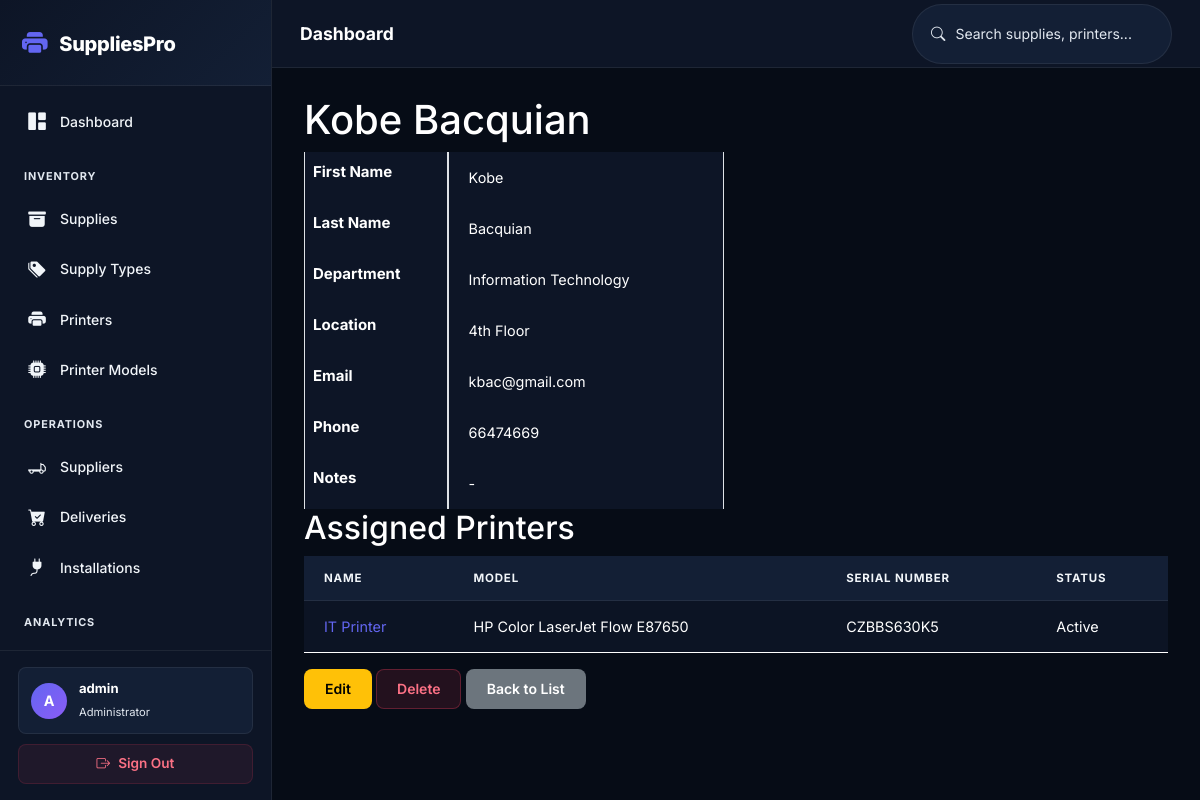
The page /custodians/2/ (signed in) on the database its author committed.
### inventory/models.py (models this page shows, shortened)
class User(AbstractUser):
    ROLE_CHOICES = [
        ('admin', 'Administrator'),
        ('manager', 'Manager'),
    ]
    role = models.CharField(max_length=20, choices=ROLE_CHOICES, default='manager')
    phone = models.CharField(max_length=20, blank=True)
    class Meta:
        verbose_name = 'User'
        verbose_name_plural = 'Users'

class Custodian(models.Model):
    first_name = models.CharField(max_length=100)
    last_name = models.CharField(max_length=100)
    department = models.ForeignKey(Department, on_delete=models.SET_NULL, null=True, blank=True, related_name='custodians')
    location = models.ForeignKey(Location, on_delete=models.SET_NULL, null=True, blank=True, related_name='custodians')
    email = models.EmailField(blank=True)
    phone = models.CharField(max_length=20, blank=True)
    notes = models.TextField(blank=True)
    is_active = models.BooleanField(default=True)
    created_at = models.DateTimeField(auto_now_add=True)
    updated_at = models.DateTimeField(auto_now=True)
    class Meta:
        ordering = ['last_name', 'first_name']
        constraints = [
            models.UniqueConstraint(fields=['first_name', 'last_name'], name='unique_custodian')
        ]
        verbose_name = 'Custodian'
        verbose_name_plural = 'Custodians'
    @property
    def full_name(self):
        return f"{self.first_name} {self.last_name}"

class Department(models.Model):
    name = models.CharField(max_length=100, unique=True)
    description = models.TextField(blank=True)
    is_active = models.BooleanField(default=True)
    created_at = models.DateTimeField(auto_now_add=True)
    updated_at = models.DateTimeField(auto_now=True)
    class Meta:
        ordering = ['name']
        verbose_name = 'Department'
        verbose_name_plural = 'Departments'

class Location(models.Model):
    name = models.CharField(max_length=100, unique=True)
    description = models.TextField(blank=True)
    is_active = models.BooleanField(default=True)
    created_at = models.DateTimeField(auto_now_add=True)
    updated_at = models.DateTimeField(auto_now=True)
    class Meta:
        ordering = ['name']
        verbose_name = 'Location'
        verbose_name_plural = 'Locations'

class Printer(models.Model):
    STATUS_CHOICES = [
        ('active', 'Active'),
        ('maintenance', 'In Maintenance'),
        ('retired', 'Retired'),
    ]
    name = models.CharField(max_length=200)
    printer_model = models.ForeignKey(PrinterModel, on_delete=models.SET_NULL, null=True, blank=True, related_name='printers')
    serial_number = models.CharField(max_length=100, unique=True)
    custodian = models.ForeignKey(Custodian, on_delete=models.SET_NULL, null=True, blank=True, related_name='printers')
    department = models.ForeignKey(Department, on_delete=models.SET_NULL, null=True, blank=True, related_name='printers')
    location = models.ForeignKey(Location, on_delete=models.SET_NULL, null=True, blank=True, related_name='printers')
    status = models.CharField(max_length=20, choices=STATUS_CHOICES, default='active')
    ip_address = models.GenericIPAddressField(null=True, blank=True)
    image = models.ImageField(upload_to='printers/', blank=True, null=True)
    notes = models.TextField(blank=True)
    created_at = models.DateTimeField(auto_now_add=True)
    updated_at = models.DateTimeField(auto_now=True)
    class Meta:
        ordering = ['name']
        constraints = [
            models.UniqueConstraint(fields=['name'], name='unique_printer')
        ]

class PrinterModel(models.Model):
    name = models.CharField(max_length=200)
    manufacturer = models.CharField(max_length=200)
    description = models.TextField(blank=True)
    is_active = models.BooleanField(default=True)
    class Meta:
        ordering = ['manufacturer', 'name']
        constraints = [
            models.UniqueConstraint(fields=['manufacturer', 'name'], name='unique_printer_model')
        ]
        verbose_name = 'Printer Model'
        verbose_name_plural = 'Printer Models'
    def __str__(self):
        return f"{self.manufacturer} {self.name}"

### inventory/views.py (the view)
# urls.py: path('custodians/<int:pk>/', views.CustodianDetailView.as_view(), name='custodian_detail'),
class CustodianDetailView(LoginRequiredMixin, DetailView):
    model = Custodian
    template_name = 'inventory/custodian_detail.html'
    context_object_name = 'custodian'
    def get_context_data(self, **kwargs):
        context = super().get_context_data(**kwargs)
        custodian = self.object
        context['printers'] = Printer.objects.filter(custodian=custodian)
        return context

### rbac/services.py (called while the page is built)
def get_user_permissions(user):
    if not user.is_authenticated:
        return set()
    cache_key = f'user_permissions_{user.pk}'
    permissions = cache.get(cache_key)
    if permissions is None:
        permissions = set()
        user_roles = Role.objects.filter(user_roles__user=user)
        for role in user_roles:
            for perm in role.permissions.all():
                permissions.add(perm.code)
        cache.set(cache_key, permissions, timeout=3600)
    return permissions

def get_user_roles(user):
    if not user.is_authenticated:
        return Role.objects.none()
    return Role.objects.filter(user_roles__user=user)

### templates/inventory/custodian_detail.html (shortened to what this page needs)
{% extends 'base.html' %}
{% block content %}
<h1>{{ custodian.full_name }}</h1>
<div class="row">
    <div class="col-md-6">
        <table class="table table-bordered">
            <tr>
                <th>First Name</th>
                <td>{{ custodian.first_name }}</td>
            </tr>
            <tr>
                <th>Last Name</th>
                <td>{{ custodian.last_name }}</td>
            </tr>
            <tr>
                <th>Department</th>
                <td>{{ custodian.department.name|default:"-" }}</td>
            </tr>
            <tr>
                <th>Location</th>
                <td>{{ custodian.location.name|default:"-" }}</td>
            </tr>
            <tr>
                <th>Email</th>
                <td>{{ custodian.email|default:"-" }}</td>
            </tr>
            <tr>
                <th>Phone</th>
                <td>{{ custodian.phone|default:"-" }}</td>
            </tr>
            <tr>
                <th>Notes</th>
                <td>{{ custodian.notes|default:"-" }}</td>
            </tr>
        </table>
    </div>
</div>
<h2>Assigned Printers</h2>
{% if custodian.printers.all %}
<table class="table table-striped">
    <thead>
        <tr>
            <th>Name</th>
            <th>Model</th>
            <th>Serial Number</th>
            <th>Status</th>
        </tr>
    </thead>
    <tbody>
        {% for printer in custodian.printers.all %}
        <tr>
            <td><a href="{% url 'printer_detail' printer.pk %}">{{ printer.name }}</a></td>
            <td>{{ printer.printer_model }}</td>
            <td>{{ printer.serial_number }}</td>
            <td>{{ printer.get_status_display }}</td>
        </tr>
        {% endfor %}
    </tbody>
</table>
{% else %}
<div class="alert alert-info">No printers assigned to this custodian.</div>
{% endif %}
<div class="mt-3">
    <a href="{% url 'custodian_update' custodian.pk %}" class="btn btn-warning">Edit</a>
    <a href="{% url 'custodian_delete' custodian.pk %}" class="btn btn-danger">Delete</a>
    <a href="{% url 'custodian_list' %}" class="btn btn-secondary">Back to List</a>
</div>
{% endblock %}

### templates/base.html (shortened to what this page needs)
{% load rbac %}
<!DOCTYPE html>
<html lang="en">
<head>
    <link href="https://cdn.jsdelivr.net/npm/bootstrap@5.3.0/dist/css/bootstrap.min.css" rel="stylesheet">
    <link rel="stylesheet" href="https://cdn.jsdelivr.net/npm/bootstrap-icons@1.11.0/font/bootstrap-icons.css">
    <link href="https://cdn.jsdelivr.net/npm/select2@4.1.0-rc.0/dist/css/select2.min.css" rel="stylesheet"/>
    <link href="https://cdn.jsdelivr.net/npm/select2-bootstrap-5-theme@1.3.0/dist/select2-bootstrap-5-theme.min.css" rel="stylesheet"/>
    <link rel="stylesheet" href="/static/css/style.css">
</head>
<body>
{% if user.is_authenticated %}
<aside class="sidebar" id="sidebar">
    <div class="brand">
        <i class="bi bi-printer-fill"></i>
        <span>SuppliesPro</span>
    </div>
    <nav>
        <a href="{% url 'dashboard' %}" class="{% if request.resolver_match.url_name == 'dashboard' %}active{% endif %}">
            <i class="bi bi-grid-1x2-fill"></i> Dashboard
        </a>
        <div class="section-title">Inventory</div>
        <a href="{% url 'supply_list' %}" class="{% if 'supply' in request.resolver_match.url_name and 'model' not in request.resolver_match.url_name and 'type' not in request.resolver_match.url_name %}active{% endif %}">
            <i class="bi bi-archive-fill"></i> Supplies
        </a>
        <a href="{% url 'supply_type_list' %}" class="{% if 'supply_type' in request.resolver_match.url_name %}active{% endif %}">
            <i class="bi bi-tags-fill"></i> Supply Types
        </a>
        <a href="{% url 'printer_list' %}" class="{% if 'printer' in request.resolver_match.url_name and 'model' not in request.resolver_match.url_name %}active{% endif %}">
            <i class="bi bi-printer-fill"></i> Printers
        </a>
        <a href="{% url 'printer_model_list' %}" class="{% if 'printer_model' in request.resolver_match.url_name %}active{% endif %}">
            <i class="bi bi-cpu-fill"></i> Printer Models
        </a>
        <div class="section-title">Operations</div>
        <a href="{% url 'supplier_list' %}" class="{% if 'supplier' in request.resolver_match.url_name %}active{% endif %}">
            <i class="bi bi-truck-flatbed"></i> Suppliers
        </a>
        <a href="{% url 'delivery_list' %}" class="{% if 'delivery' in request.resolver_match.url_name %}active{% endif %}">
            <i class="bi bi-cart-check-fill"></i> Deliveries
        </a>
        <a href="{% url 'installation_list' %}" class="{% if 'installation' in request.resolver_match.url_name %}active{% endif %}">
            <i class="bi bi-plug-fill"></i> Installations
        </a>
        <div class="section-title">Analytics</div>
        <a href="{% url 'inventory_report' %}" class="{% if 'inventory_report' in request.resolver_match.url_name %}active{% endif %}">
        </a>
    </nav>
    <div class="user-info">
        <div class="user-pill">
            <div class="avatar">{{ user.username|first|upper }}</div>
            <div class="name-role">
                <span class="d-block fw-bold text-white small">{{ user.username }}</span>
                <span class="role">{{ user.get_role_display }}</span>
            </div>
        </div>
        <a href="{% url 'logout' %}" class="logout-link">
            <i class="bi bi-box-arrow-right"></i> Sign Out
        </a>
    </div>
</aside>
<div class="main-content">
    <header class="top-bar">
        <div class="d-flex align-items-center gap-3">
            <h1>{% block page_title %}Dashboard{% endblock %}</h1>
        </div>
        <div class="search-box">
            <form method="get" action="{% url 'global_search' %}" class="d-flex align-items-center gap-2">
                <i class="bi bi-search"></i>
                <input type="text" name="q" placeholder="Search supplies, printers..." id="globalSearch">
            </form>
        </div>
    </header>
    <main>
        {% block content %}{% endblock %}
    </main>
</div>
{% else %}
<div class="login-container">
    {% block login_content %}{% endblock %}
</div>
{% endif %}
</body>
</html>

### rows shown on the page
User: username|first "A", username "admin", role "Administrator"
Custodian: full_name "Kobe Bacquian", first_name "Kobe", last_name "Bacquian", department.name "Information Technology", location.name "4th Floor", email "kbac@gmail.com", phone "66474669", notes "-"
Printer: name "IT Printer", printer_model "HP Color LaserJet Flow E87650", serial_number "CZBBS630K5", status "Active"
